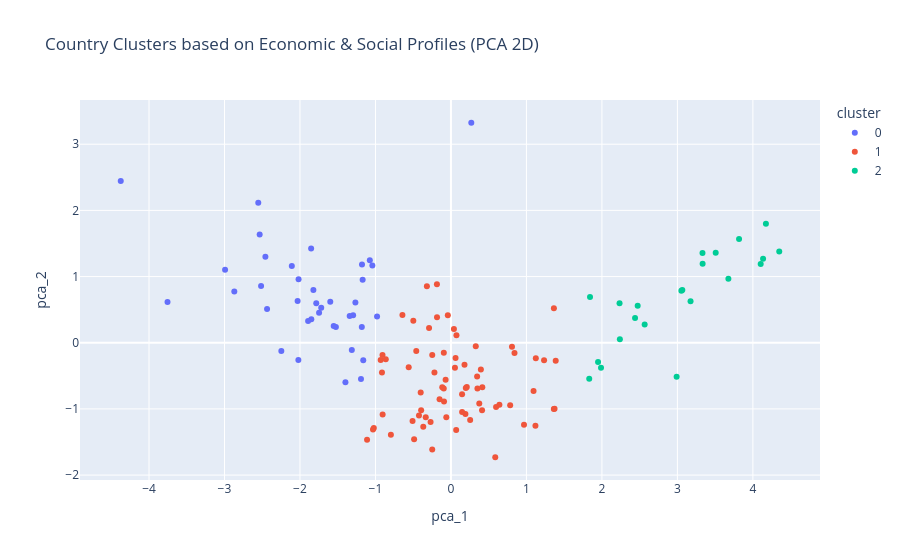

Source (notebook cell):
### Markdown cell above
## 5. Machine Learning & Clustering
### 5.1 K-Means Clustering of Country Profiles
We cluster countries based on their economic and social indicators to identify overarching patterns.

### Code cell
# Prepare scaled data
features = ["gdp_per_capita", "social_support", "life_expectancy", "freedom", "corruption"]
X_cluster = df_reg[features]
scaler = StandardScaler()
X_scaled = scaler.fit_transform(X_cluster)

# KMeans
kmeans = KMeans(n_clusters=3, random_state=42, n_init=10)
df_reg["cluster"] = kmeans.fit_predict(X_scaled)
df_reg["cluster"] = df_reg["cluster"].astype(str)

# PCA for 2D visualization
pca = PCA(n_components=2)
pca_result = pca.fit_transform(X_scaled)
df_reg["pca_1"] = pca_result[:, 0]
df_reg["pca_2"] = pca_result[:, 1]

print(f"PCA explained variance ratio: {pca.explained_variance_ratio_}")

# Plot Clusters
fig_cluster = px.scatter(
    df_reg,
    x="pca_1",
    y="pca_2",
    color="cluster",
    hover_name="country_name",
    title="Country Clusters based on Economic & Social Profiles (PCA 2D)",
)
fig_cluster.show()

### Figure 1 — Plotly figure (JSON) as saved in the notebook; plotly's stock layout.template omitted (floating-point values rounded to 4 significant figures)
{"data": [{"hovertemplate": "<b>%{hovertext}</b><br><br>cluster=0<br>pca_1=%{x}<br>pca_2=%{y}<extra></extra>", "hovertext": ["Afghanistan", "Algeria", "Benin", "Burkina Faso", "Burundi", "Cameroon", "Central African Republic", "Chad", "Comoros", "Ethiopia", "Gabon", "Georgia", "Ghana", "Guinea", "Haiti", "India", "Iraq", "Kenya", "Lesotho", "Liberia", "Madagascar", "Malawi", "Mali", "Mauritania", "Morocco", "Mozambique", "Niger", "Nigeria", "Pakistan", "Rwanda", "Senegal", "Sierra Leone", "Tanzania", "Togo", "Tunisia", "Uganda", "Zambia", "Zimbabwe"], "legendgroup": "0", "marker": {"color": "#636efa", "symbol": "circle"}, "mode": "markers", "name": "0", "orientation": "v", "showlegend": true, "type": "scatter", "x": [-3.754, -1.192, -2.534, -1.784, -2.552, -2.031, -4.374, -2.992, -2.436, -1.296, -1.162, -1.041, -1.747, -2.019, -2.87, -1.17, -1.524, -1.181, -1.822, -1.85, -2.247, -1.852, -1.892, -2.021, -0.9786, -1.075, -2.108, -1.718, -1.599, 0.2696, -1.313, -2.515, -1.178, -2.458, -1.398, -1.553, -1.266, -1.341], "xaxis": "x", "y": [0.6164, -0.549, 1.637, 0.5968, 2.116, 0.6314, 2.443, 1.102, 0.51, 0.4142, -0.2645, 1.166, 0.4551, 0.9578, 0.7763, 0.9504, 0.2387, 0.2384, 0.7972, 0.3562, -0.1248, 1.424, 0.3301, -0.2602, 0.3956, 1.248, 1.159, 0.5277, 0.6213, 3.325, -0.1095, 0.8559, 1.184, 1.298, -0.5972, 0.252, 0.6083, 0.4054], "yaxis": "y"}, {"hovertemplate": "<b>%{hovertext}</b><br><br>cluster=1<br>pca_1=%{x}<br>pca_2=%{y}<extra></extra>", "hovertext": ["Albania", "Argentina", "Armenia", "Azerbaijan", "Bahrain", "Bangladesh", "Belarus", "Bhutan", "Bolivia", "Bosnia and Herzegovina", "Botswana", "Brazil", "Bulgaria", "Cambodia", "Chile", "China", "Colombia", "Costa Rica", "Croatia", "Cyprus", "Dominican Republic", "Ecuador", "El Salvador", "Estonia", "Greece", "Guatemala", "Honduras", "Hungary", "Indonesia", "Israel", "Italy", "Jamaica", "Jordan", "Kazakhstan", "Kosovo", "Kuwait", "Latvia", "Lebanon", "Libya", "Lithuania", "Malaysia", "Mauritius", "Mexico", "Moldova", "Mongolia", "Montenegro", "Myanmar", "Namibia", "Nepal", "Nicaragua", "North Macedonia", "Panama", "Paraguay", "Peru", "Philippines", "Poland", "Portugal", "Romania", "Saudi Arabia", "Serbia", "Slovenia", "South Africa", "Spain", "Sri Lanka", "Tajikistan", "Thailand", "Turkmenistan", "Ukraine", "Uruguay", "Uzbekistan"], "legendgroup": "1", "marker": {"color": "#EF553B", "symbol": "circle"}, "mode": "markers", "name": "1", "orientation": "v", "showlegend": true, "type": "scatter", "x": [-0.9309, 0.4122, -0.9137, -0.1845, 1.124, -0.3184, -0.1151, -0.0412, -0.2475, -1.022, -0.6426, 0.1476, -0.2479, -0.2897, 0.192, 0.3289, 0.148, 1.094, -0.2698, 0.6419, 0.3968, 0.3467, -0.2187, 1.388, -0.7955, 0.06103, 0.05306, -0.4878, -0.5595, 1.372, 0.587, 0.2546, -0.09444, 0.2102, -0.4006, 0.842, -0.06141, -0.9049, 0.03947, 0.06932, -0.07054, 0.351, 0.1969, -1.032, -0.5087, -0.4234, -0.1857, -0.9066, -0.4591, 0.1797, -0.3948, 0.7846, 0.4154, -0.09149, 0.07301, 0.5979, 0.9678, -0.1505, 0.8086, -0.3664, 1.363, -0.8634, 1.119, -0.09506, -0.4985, 0.3754, -0.3339, -1.111, 1.234, 1.364], "xaxis": "x", "y": [-0.2624, -1.021, -0.4479, 0.3852, -0.2358, 0.8532, -0.6732, 0.4146, -0.1836, -1.287, 0.4203, -0.7766, -1.612, 0.2228, -1.075, -0.05469, -1.047, -0.7305, -1.196, -0.9385, -0.403, -0.5103, -0.4494, -0.2727, -1.39, -0.2297, -0.376, -1.458, -0.3693, -0.996, -1.73, -1.168, -0.1508, -0.6686, -0.7509, -0.1537, -1.124, -1.082, 0.2068, -1.318, -0.5606, -0.693, -0.6823, -1.313, -1.183, -1.101, 0.8825, -0.1837, -0.1258, -0.3306, -1.021, -0.9427, -0.6718, -0.8884, 0.1129, -0.972, -1.241, -0.8535, -0.05976, -1.268, -1.0, -0.2504, -1.256, -0.6928, 0.3334, -0.9196, -1.127, -1.468, -0.2649, 0.5203], "yaxis": "y"}, {"hovertemplate": "<b>%{hovertext}</b><br><br>cluster=2<br>pca_1=%{x}<br>pca_2=%{y}<extra></extra>", "hovertext": ["Australia", "Austria", "Belgium", "Canada", "Denmark", "Finland", "France", "Germany", "Iceland", "Ireland", "Japan", "Luxembourg", "Malta", "Netherlands", "New Zealand", "Norway", "Qatar", "Singapore", "Sweden", "Switzerland", "United Arab Emirates", "United Kingdom"], "legendgroup": "2", "marker": {"color": "#00cc96", "symbol": "circle"}, "mode": "markers", "name": "2", "orientation": "v", "showlegend": true, "type": "scatter", "x": [3.174, 2.566, 2.238, 3.065, 3.817, 3.507, 1.949, 2.474, 2.99, 3.676, 1.832, 4.349, 1.988, 3.053, 3.334, 4.104, 2.233, 4.173, 3.332, 4.135, 1.843, 2.439], "xaxis": "x", "y": [0.6277, 0.2767, 0.05105, 0.7974, 1.567, 1.362, -0.2892, 0.5609, -0.5136, 0.9684, -0.5433, 1.38, -0.3788, 0.7841, 1.195, 1.192, 0.5977, 1.8, 1.358, 1.268, 0.6917, 0.375], "yaxis": "y"}], "layout": {"legend": {"title": {"text": "cluster"}, "tracegroupgap": 0}, "title": {"text": "Country Clusters based on Economic & Social Profiles (PCA 2D)"}, "xaxis": {"anchor": "y", "domain": [0.0, 1.0], "title": {"text": "pca_1"}}, "yaxis": {"anchor": "x", "domain": [0.0, 1.0], "title": {"text": "pca_2"}}}}
